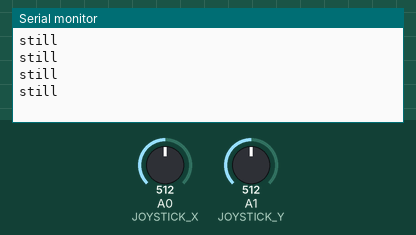
Recording of a sketch running on a simulated Arduino Uno, built with avr-gcc and run on an emulated ATmega328P. Parts: the last lines printed to the serial monitor. Inputs (shaded band) come from the test bench; at power-on: A0 (JOYSTICK_X) = 512, A1 (JOYSTICK_Y) = 512.

Above: at 1.2 s.
1.3 s: A0 (JOYSTICK_X) set to 654
2.8 s: A0 (JOYSTICK_X) set to 688
At 3.21 s:
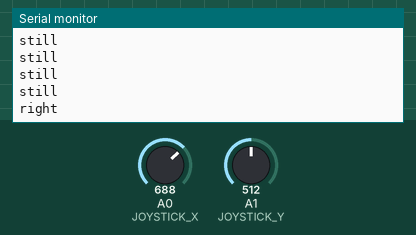
5.1 s: A1 (JOYSTICK_Y) set to 673
At 5.31 s:
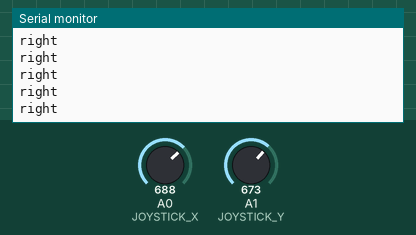
6.6 s: A1 (JOYSTICK_Y) set to 686
At 7.2 s:
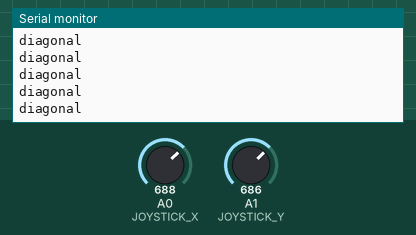
10.6 s: A0 (JOYSTICK_X) set to 327
At 11.12 s:
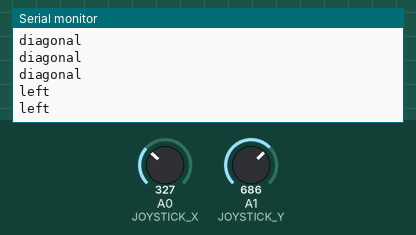
12.1 s: A0 (JOYSTICK_X) set to 317
At 12.32 s:
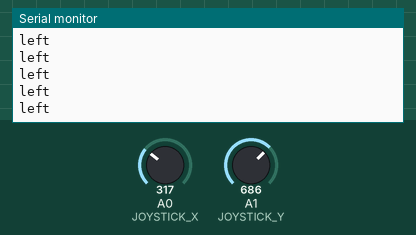

Measured:
- the behaviour switches between 670 and 671 on A0 (JOYSTICK_X) (found by bisection; images 0 and 1)
- the behaviour switches between 685 and 686 on A1 (JOYSTICK_Y) (found by bisection; images 2 and 3)
- after the input at 2.8 s, the serial monitor: prints a new line after 0.20 s (image 1)
- after the input at 6.6 s, the serial monitor: prints a new line at once (image 3)
- after the input at 10.6 s, the serial monitor: prints a new line after 0.08 s (image 4)

The sketch:

Joystick.ino
```cpp
#include "Joystick.h"

void setup() {
  Serial.begin(9600);
  pinMode(JOYSTICK_Button, INPUT_PULLUP);


}

void loop() {
  Serial.println(getDirection());
  delay(300);
}
```

Joystick.h
```cpp
#define JOYSTICK_X A0
#define JOYSTICK_Y A1
#define JOYSTICK_Button 2


void print_joystick_state() {

  int x=analogRead(JOYSTICK_X);
  int y=analogRead(JOYSTICK_Y);
  int button = !digitalRead(JOYSTICK_Button);
  x = map(x, 0, 1023, -100, 100);
  y = map(y, 0, 1023, -100, 100);

  Serial.print("X: "+String(x));
  Serial.println(",\tY: "+String(y));
  Serial.println(",\tP: "+String(button));
}

String getDirection(){
  int x = analogRead(JOYSTICK_X);
  int y = analogRead(JOYSTICK_Y);
  x = map(x, 0, 1023, -100, 100);
  y = map(y, 0, 1023, -100, 100);
  if ((x<-30) && (abs(x)>abs(y))){    //left
    return "left";
  }
  if ((x>30) && (abs(x)>abs(y))){     //right
    return "right";
  }
  if ((y>30) && (abs(y)>abs(x)) && (x=y)){     //down
    return "down";
  }
  if ((y<-30) && (abs(y)>abs(x)) && (x=y)){    //up
    return "up";
  }
  if (x<=30 && x>=-30 && y<=30 && y>=-30 ){   //still
    return "still";
  }
  if (abs(x)==abs(y)){                      //gestione errore x=y agli estremi
    Serial.println("diagonal");
    return getDirection();
  }
}
//> <
bool is_button_pressed(){
  return !digitalRead(JOYSTICK_Button);
}
```
